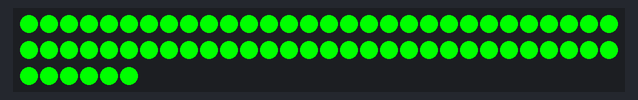
A sketch run on a simulated ESP8266 (NodeMCU). Shown: 66 RGB LEDs in strip order, left to right, continuing on the next row. WiFi joins after 1.5 s; servers stay silent unless stated; not simulated (calls return 0 or success): credentials.hpp; what the sketch prints to the serial monitor is not drawn.

Above: at 1.6 s.

The sketch:

kitchen_lamp.ino
```cpp
#include <ESP8266WiFi.h>
#include <ESP8266mDNS.h>
#include <WiFiUdp.h>
#include <credentials.hpp>
#include <ArduinoOTA.h>
#include <NeoPixelBrightnessBus.h>

WiFiUDP udp;
uint16_t localPort = 23;
char packetBuffer[UDP_TX_PACKET_MAX_SIZE + 1]; //buffer to hold incoming packet,
char replyBuffer[] = "acknowledged\r\n";       // a string to send back

const uint16_t PixelCount = 66; // this example assumes 3 pixels, making it smaller will cause a failure
NeoPixelBrightnessBus<NeoRgbFeature, NeoEsp8266Dma800KbpsMethod> strip(PixelCount, 0);
RgbColor currentColor(0,0,0);

void updateLeds();

void setup() {
  Serial.begin(115200);
  while (!Serial); // wait for serial attach

  strip.Begin();
  strip.Show();

  wifi_station_set_hostname("kitchenLamp");

  Serial.println("Booting");
  WiFi.mode(WIFI_STA);
  WiFi.begin(SSID, PASS);
  if (WiFi.waitForConnectResult() != WL_CONNECTED) {
    Serial.println("Connection Failed! Rebooting...");
    delay(5000);
    ESP.restart();
  }

  ArduinoOTA.begin();
  Serial.println("Ready");
  Serial.print("IP address: ");
  Serial.println(WiFi.localIP());

  udp.begin(localPort);

  currentColor = RgbColor(0,255,0);
  updateLeds();
}

void updateLeds() {
  for (int i = 0; i < PixelCount; ++i) {
    strip.SetPixelColor(i, currentColor);
  }
  strip.Show();
}

void parsePacket(const String& msg) {
  if (msg == "/LAMPS_GATHER_AND_ANSWER") {
    udp.beginPacket(udp.remoteIP(), udp.remotePort());
    udp.write(replyBuffer);
    udp.endPacket();
  } else {
    String r = msg.substring(0,3);
    String g = msg.substring(3,6);
    String b = msg.substring(6,9);

    currentColor = RgbColor(g.toInt(), r.toInt(), b.toInt());
  }
}

void loop() {
  ArduinoOTA.handle();

  int packetSize = udp.parsePacket();
  if (packetSize) {
    int n = udp.read(packetBuffer, UDP_TX_PACKET_MAX_SIZE);
    packetBuffer[n] = 0;
    parsePacket(packetBuffer);
  }

  updateLeds();
}
```
